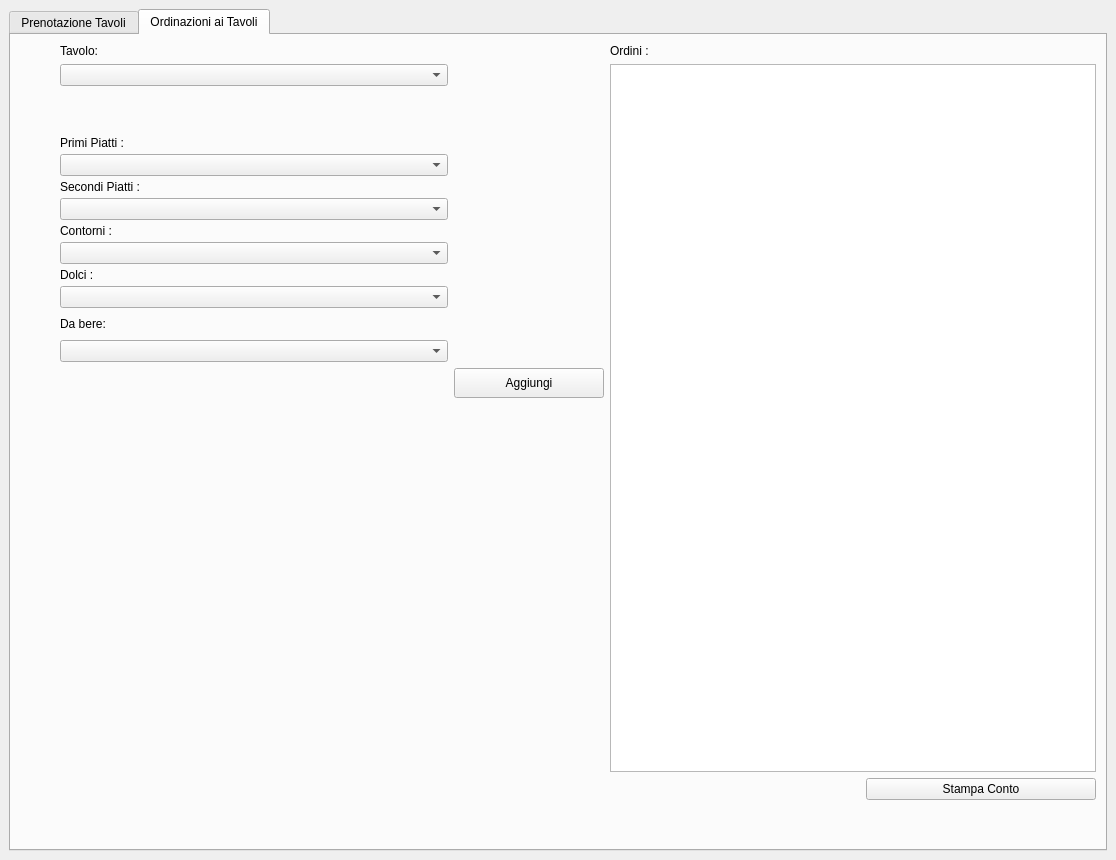
<?xml version="1.0" encoding="UTF-8"?>
<ui version="4.0">
 <class>MainWindow</class>
 <widget class="QMainWindow" name="MainWindow">
  <property name="geometry">
   <rect>
    <x>0</x>
    <y>0</y>
    <width>1116</width>
    <height>860</height>
   </rect>
  </property>
  <property name="windowTitle">
   <string>MainWindow</string>
  </property>
  <widget class="QWidget" name="centralwidget">
   <layout class="QGridLayout" name="gridLayout">
    <item row="0" column="0">
     <widget class="QTabWidget" name="tabWidget">
      <property name="currentIndex">
       <number>1</number>
      </property>
      <widget class="QWidget" name="tab">
       <attribute name="title">
        <string>Prenotazione Tavoli</string>
       </attribute>
       <layout class="QGridLayout" name="gridLayout_2">
        <item row="8" column="1">
         <widget class="QLabel" name="label_4">
          <property name="text">
           <string>Numero di telefono :</string>
          </property>
         </widget>
        </item>
        <item row="9" column="1">
         <widget class="QTextEdit" name="textEdit_2">
          <property name="maximumSize">
           <size>
            <width>350</width>
            <height>30</height>
           </size>
          </property>
         </widget>
        </item>
        <item row="0" column="1">
         <spacer name="verticalSpacer_2">
          <property name="orientation">
           <enum>Qt::Vertical</enum>
          </property>
          <property name="sizeType">
           <enum>QSizePolicy::Fixed</enum>
          </property>
          <property name="sizeHint" stdset="0">
           <size>
            <width>20</width>
            <height>150</height>
           </size>
          </property>
         </spacer>
        </item>
        <item row="6" column="1">
         <widget class="QLabel" name="label_3">
          <property name="text">
           <string>Nome Prenotazione :</string>
          </property>
         </widget>
        </item>
        <item row="5" column="1">
         <widget class="QComboBox" name="comboBox_2">
          <property name="maximumSize">
           <size>
            <width>350</width>
            <height>16777215</height>
           </size>
          </property>
         </widget>
        </item>
        <item row="3" column="1">
         <widget class="QComboBox" name="comboBox">
          <property name="maximumSize">
           <size>
            <width>350</width>
            <height>16777215</height>
           </size>
          </property>
         </widget>
        </item>
        <item row="1" column="1">
         <widget class="QLabel" name="label">
          <property name="text">
           <string>Numero Tavolo :</string>
          </property>
         </widget>
        </item>
        <item row="7" column="1">
         <widget class="QTextEdit" name="textEdit">
          <property name="maximumSize">
           <size>
            <width>350</width>
            <height>30</height>
           </size>
          </property>
         </widget>
        </item>
        <item row="4" column="2">
         <spacer name="horizontalSpacer">
          <property name="orientation">
           <enum>Qt::Horizontal</enum>
          </property>
          <property name="sizeHint" stdset="0">
           <size>
            <width>40</width>
            <height>20</height>
           </size>
          </property>
         </spacer>
        </item>
        <item row="4" column="1">
         <widget class="QLabel" name="label_2">
          <property name="text">
           <string>Numero Persone :</string>
          </property>
         </widget>
        </item>
        <item row="10" column="1">
         <spacer name="verticalSpacer">
          <property name="orientation">
           <enum>Qt::Vertical</enum>
          </property>
          <property name="sizeType">
           <enum>QSizePolicy::Fixed</enum>
          </property>
          <property name="sizeHint" stdset="0">
           <size>
            <width>20</width>
            <height>100</height>
           </size>
          </property>
         </spacer>
        </item>
        <item row="5" column="0">
         <spacer name="horizontalSpacer_3">
          <property name="orientation">
           <enum>Qt::Horizontal</enum>
          </property>
          <property name="sizeType">
           <enum>QSizePolicy::Fixed</enum>
          </property>
          <property name="sizeHint" stdset="0">
           <size>
            <width>100</width>
            <height>20</height>
           </size>
          </property>
         </spacer>
        </item>
        <item row="11" column="0" colspan="5">
         <widget class="QTableWidget" name="tableWidget"/>
        </item>
        <item row="9" column="2">
         <widget class="QPushButton" name="PushButton">
          <property name="maximumSize">
           <size>
            <width>150</width>
            <height>30</height>
           </size>
          </property>
          <property name="text">
           <string>Prenota</string>
          </property>
         </widget>
        </item>
        <item row="4" column="3" colspan="2">
         <spacer name="horizontalSpacer_2">
          <property name="orientation">
           <enum>Qt::Horizontal</enum>
          </property>
          <property name="sizeHint" stdset="0">
           <size>
            <width>40</width>
            <height>20</height>
           </size>
          </property>
         </spacer>
        </item>
       </layout>
      </widget>
      <widget class="QWidget" name="tab_2">
       <attribute name="title">
        <string>Ordinazioni ai Tavoli</string>
       </attribute>
       <layout class="QGridLayout" name="gridLayout_3">
        <item row="1" column="1">
         <widget class="QComboBox" name="comboBox_3"/>
        </item>
        <item row="17" column="3">
         <spacer name="verticalSpacer_4">
          <property name="orientation">
           <enum>Qt::Vertical</enum>
          </property>
          <property name="sizeType">
           <enum>QSizePolicy::Fixed</enum>
          </property>
          <property name="sizeHint" stdset="0">
           <size>
            <width>20</width>
            <height>40</height>
           </size>
          </property>
         </spacer>
        </item>
        <item row="8" column="0">
         <spacer name="horizontalSpacer_5">
          <property name="orientation">
           <enum>Qt::Horizontal</enum>
          </property>
          <property name="sizeType">
           <enum>QSizePolicy::Fixed</enum>
          </property>
          <property name="sizeHint" stdset="0">
           <size>
            <width>40</width>
            <height>20</height>
           </size>
          </property>
         </spacer>
        </item>
        <item row="0" column="1">
         <widget class="QLabel" name="label_5">
          <property name="maximumSize">
           <size>
            <width>16777215</width>
            <height>10</height>
           </size>
          </property>
          <property name="text">
           <string>Tavolo:</string>
          </property>
         </widget>
        </item>
        <item row="11" column="2">
         <spacer name="horizontalSpacer_4">
          <property name="orientation">
           <enum>Qt::Horizontal</enum>
          </property>
          <property name="sizeType">
           <enum>QSizePolicy::Fixed</enum>
          </property>
          <property name="sizeHint" stdset="0">
           <size>
            <width>150</width>
            <height>20</height>
           </size>
          </property>
         </spacer>
        </item>
        <item row="6" column="1">
         <widget class="QComboBox" name="comboBox_5"/>
        </item>
        <item row="4" column="1">
         <widget class="QComboBox" name="comboBox_4"/>
        </item>
        <item row="5" column="1">
         <widget class="QLabel" name="label_7">
          <property name="maximumSize">
           <size>
            <width>16777215</width>
            <height>10</height>
           </size>
          </property>
          <property name="text">
           <string>Secondi Piatti : </string>
          </property>
         </widget>
        </item>
        <item row="3" column="1">
         <widget class="QLabel" name="label_6">
          <property name="maximumSize">
           <size>
            <width>16777215</width>
            <height>10</height>
           </size>
          </property>
          <property name="text">
           <string>Primi Piatti : </string>
          </property>
         </widget>
        </item>
        <item row="8" column="1">
         <widget class="QComboBox" name="comboBox_6"/>
        </item>
        <item row="10" column="1">
         <widget class="QComboBox" name="comboBox_7"/>
        </item>
        <item row="11" column="1">
         <widget class="QLabel" name="label_10">
          <property name="maximumSize">
           <size>
            <width>16777215</width>
            <height>10</height>
           </size>
          </property>
          <property name="text">
           <string>Da bere:</string>
          </property>
         </widget>
        </item>
        <item row="12" column="1">
         <widget class="QComboBox" name="comboBox_8"/>
        </item>
        <item row="7" column="1">
         <widget class="QLabel" name="label_8">
          <property name="maximumSize">
           <size>
            <width>16777215</width>
            <height>10</height>
           </size>
          </property>
          <property name="text">
           <string>Contorni : </string>
          </property>
         </widget>
        </item>
        <item row="13" column="2">
         <widget class="QPushButton" name="pushButton">
          <property name="maximumSize">
           <size>
            <width>150</width>
            <height>30</height>
           </size>
          </property>
          <property name="text">
           <string>Aggiungi</string>
          </property>
         </widget>
        </item>
        <item row="9" column="1">
         <widget class="QLabel" name="label_9">
          <property name="maximumSize">
           <size>
            <width>16777215</width>
            <height>10</height>
           </size>
          </property>
          <property name="text">
           <string>Dolci :</string>
          </property>
         </widget>
        </item>
        <item row="2" column="1">
         <spacer name="verticalSpacer_3">
          <property name="orientation">
           <enum>Qt::Vertical</enum>
          </property>
          <property name="sizeType">
           <enum>QSizePolicy::Fixed</enum>
          </property>
          <property name="sizeHint" stdset="0">
           <size>
            <width>20</width>
            <height>40</height>
           </size>
          </property>
         </spacer>
        </item>
        <item row="16" column="3">
         <spacer name="horizontalSpacer_6">
          <property name="orientation">
           <enum>Qt::Horizontal</enum>
          </property>
          <property name="sizeType">
           <enum>QSizePolicy::Fixed</enum>
          </property>
          <property name="sizeHint" stdset="0">
           <size>
            <width>250</width>
            <height>20</height>
           </size>
          </property>
         </spacer>
        </item>
        <item row="16" column="4">
         <widget class="QPushButton" name="pushButton_2">
          <property name="maximumSize">
           <size>
            <width>230</width>
            <height>16777215</height>
           </size>
          </property>
          <property name="text">
           <string>Stampa Conto</string>
          </property>
         </widget>
        </item>
        <item row="1" column="3" rowspan="15" colspan="2">
         <widget class="QTableWidget" name="tableWidget_2">
          <property name="maximumSize">
           <size>
            <width>500</width>
            <height>16777215</height>
           </size>
          </property>
         </widget>
        </item>
        <item row="0" column="3">
         <widget class="QLabel" name="label_11">
          <property name="text">
           <string>Ordini :</string>
          </property>
         </widget>
        </item>
       </layout>
      </widget>
     </widget>
    </item>
   </layout>
  </widget>
 </widget>
 <resources/>
 <connections/>
</ui>
